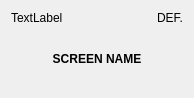
<?xml version="1.0" encoding="UTF-8"?>
<ui version="4.0">
 <class>DisplayArrangementWidget</class>
 <widget class="QWidget" name="DisplayArrangementWidget">
  <property name="geometry">
   <rect>
    <x>0</x>
    <y>0</y>
    <width>194</width>
    <height>98</height>
   </rect>
  </property>
  <property name="windowTitle">
   <string notr="true">Form</string>
  </property>
  <layout class="QVBoxLayout" name="verticalLayout">
   <item>
    <layout class="QHBoxLayout" name="horizontalLayout">
     <item>
      <widget class="QLabel" name="geom">
       <property name="sizePolicy">
        <sizepolicy hsizetype="Expanding" vsizetype="Preferred">
         <horstretch>0</horstretch>
         <verstretch>0</verstretch>
        </sizepolicy>
       </property>
       <property name="text">
        <string notr="true">TextLabel</string>
       </property>
      </widget>
     </item>
     <item>
      <widget class="QLabel" name="defaultLabel">
       <property name="text">
        <string notr="true">DEF.</string>
       </property>
      </widget>
     </item>
    </layout>
   </item>
   <item>
    <spacer name="verticalSpacer_2">
     <property name="orientation">
      <enum>Qt::Vertical</enum>
     </property>
     <property name="sizeHint" stdset="0">
      <size>
       <width>20</width>
       <height>40</height>
      </size>
     </property>
    </spacer>
   </item>
   <item>
    <widget class="QLabel" name="screenName">
     <property name="font">
      <font>
       <weight>75</weight>
       <bold>true</bold>
      </font>
     </property>
     <property name="text">
      <string notr="true">SCREEN NAME</string>
     </property>
     <property name="alignment">
      <set>Qt::AlignCenter</set>
     </property>
    </widget>
   </item>
   <item>
    <spacer name="verticalSpacer">
     <property name="orientation">
      <enum>Qt::Vertical</enum>
     </property>
     <property name="sizeHint" stdset="0">
      <size>
       <width>20</width>
       <height>40</height>
      </size>
     </property>
    </spacer>
   </item>
  </layout>
 </widget>
 <resources/>
 <connections/>
</ui>
